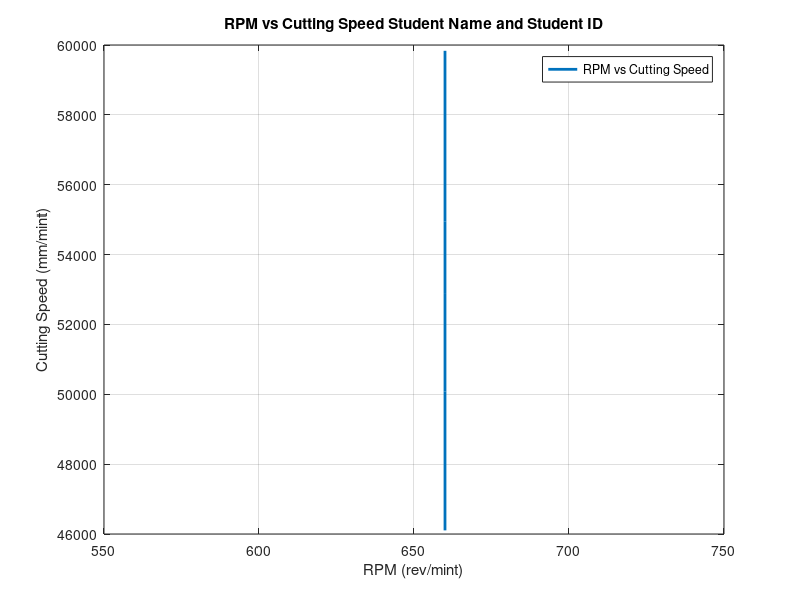

The MATLAB source for this figure:

% Machine Tools and Machining/ Machinig Processes Lab 
% Student Name: "Enter Your Student Name"
% Student ID: "Enter Your Student ID"
% Lab 01: Introduction to lathe Machine perform straight turning and calculate machining time.

% Graphs
% Draw a Graph between the RPM and Cutting Speed
% Given Data
RPM = [660, 660, 660, 660, 660]; %(x1, x2, x3)
Cutting_Speed = [46104.1, 50073.84, 52873, 54953.62, 59833.94]; %(y1, y2,y3)

% Plotting 
plot(RPM, Cutting_Speed, 'Linewidth', 2); 

% Cutomization
xlabel ('RPM (rev/mint)');
ylabel ('Cutting Speed (mm/mint)');
title ('RPM vs Cutting Speed Student Name and Student ID')
legend ('RPM vs Cutting Speed');
grid on;